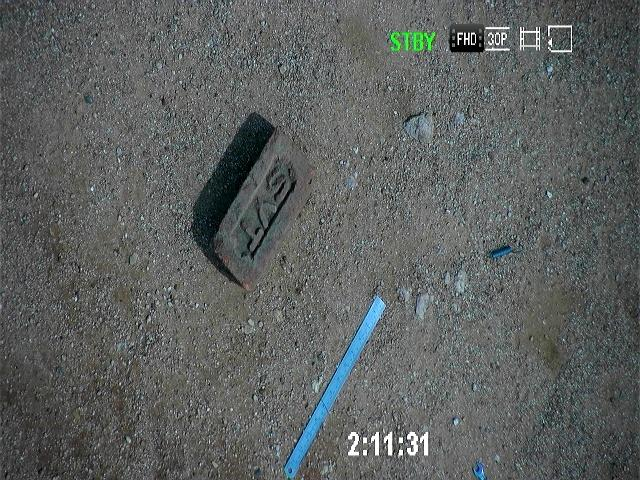
#> input picture with2.jpg, 640 x 480 px
$ jupyter execute image_registration.ipynb
#> lines starting #> are read from the running program, lines starting #| are printed output that depends on the picture; after the words box and inside, x2 and y2 are one past the last pixel; in counts of white or black regions, pixels touching at a corner belong together
[cell 1]
import cv2
import numpy as np

[cell 2]
# Open the image files.
img1_color = cv2.imread("with2.jpg")  # Image to be aligned.
#> img1_color is the input picture: shape (480, 640, 3); mean B, G, R 95.7, 96.7, 92.8
img2_color = cv2.imread("without.jpeg")    # Reference image.
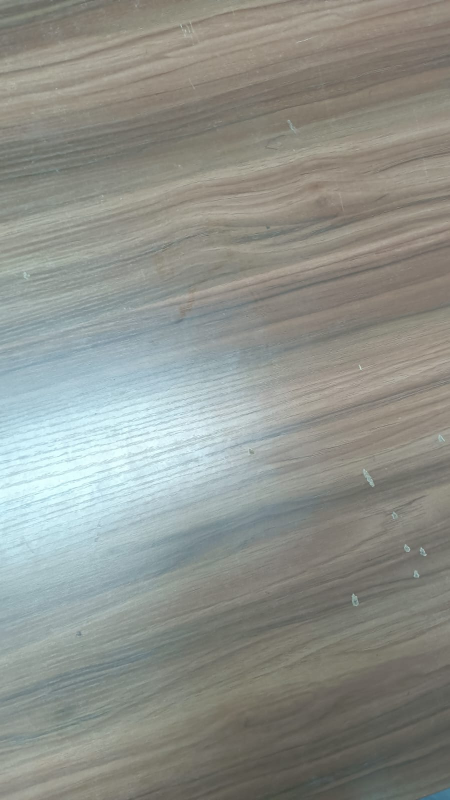
#> input picture without.jpeg, 900 x 1600 px (shown at 1/2 size)
#> img2_color is the input picture: shape (1600, 900, 3); mean B, G, R 139, 145.3, 142.3

# Convert to grayscale.
img1 = cv2.cvtColor(img1_color, cv2.COLOR_BGR2GRAY)
img2 = cv2.cvtColor(img2_color, cv2.COLOR_BGR2GRAY)
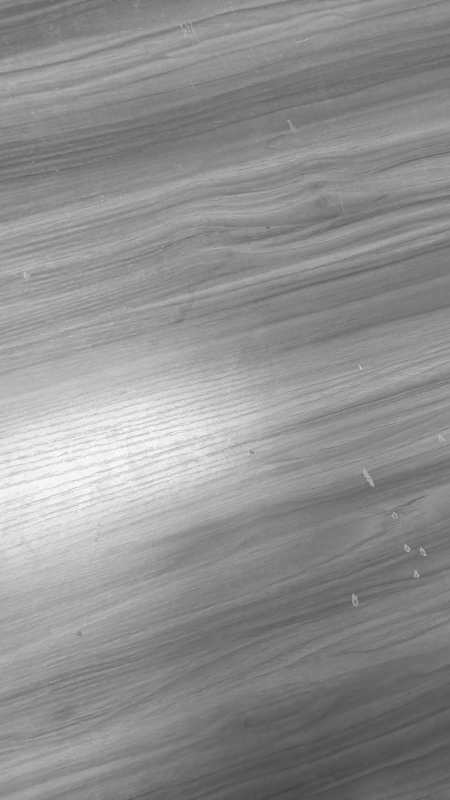
#> img2: shape (1600, 900) (shown at 1/2 size); min 66, max 250, mean 143.7
height, width = img2.shape
#> height = 1600; width = 900

[cell 3]
# Create ORB detector with 5000 features.
orb_detector = cv2.ORB_create(5000)

# Find keypoints and descriptors.
# The first arg is the image, second arg is the mask
#  (which is not required in this case).
kp1, d1 = orb_detector.detectAndCompute(img1, None)
#> kp1 = 3996 keypoints; strongest (x, y, size): (460, 36, 31), (460, 38, 31), (467, 41, 31), (466, 35, 31)
kp2, d2 = orb_detector.detectAndCompute(img2, None)
#> kp2 = 774 keypoints; strongest (x, y, size): (851, 1109, 31), (721, 737, 31), (849, 1111, 31), (706, 1188, 31)

# Match features between the two images.
# We create a Brute Force matcher with
# Hamming distance as measurement mode.
matcher = cv2.BFMatcher(cv2.NORM_HAMMING, crossCheck = True)

# Match the two sets of descriptors.
matches = list(matcher.match(d1, d2))
#> matches = 416 matches

print(len(matches))
#| 416

# Sort matches on the basis of their Hamming distance.
matches.sort(key = lambda x: x.distance)

# Take the top 90 % matches forward.
matches = matches[:int(len(matches)*0.93)]
#> matches = 386 matches
no_of_matches = len(matches)
#> no_of_matches = 386

[cell 4]
# Define empty matrices of shape no_of_matches * 2.
p1 = np.zeros((no_of_matches, 2))
p2 = np.zeros((no_of_matches, 2))

for i in range(len(matches)):
  p1[i, :] = kp1[matches[i].queryIdx].pt
  p2[i, :] = kp2[matches[i].trainIdx].pt
#> after the loop, p1 = 386 pairs, first value 52 to 591.8, second value 31 to 448; p2 = 386 pairs, first value 32 to 851, second value 45 to 1269

# Find the homography matrix.
homography, mask = cv2.findHomography(p1, p2, cv2.RANSAC)
#> homography = [[-2.17, -1.6, 790.2], [-2.83, -2.07, 1027.2], [-0.00275, -0.00202, 1]]; mask = 386 values, max 1 at index 33, min 0 at index 0, mean 0.0233

[cell 5]
# Use this matrix to transform the
# colored image wrt the reference image.
transformed_img = cv2.warpPerspective(img1_color,
                    homography, (width, height))
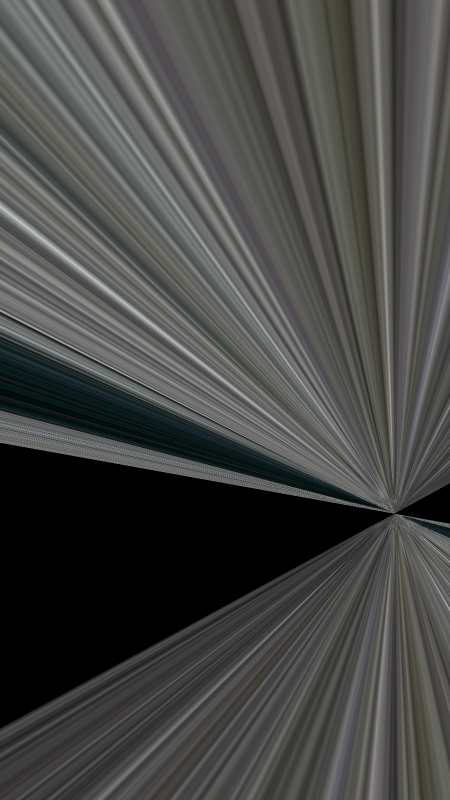
#> transformed_img: shape (1600, 900, 3) (shown at 1/2 size); mean B, G, R 68.8, 70.8, 70.2

[cell 6]
cv2.imwrite('with_cmp.jpg', transformed_img)
#> Out = True

[cell 7]
gray_img = cv2.cvtColor(transformed_img, cv2.COLOR_BGR2GRAY)
# Save the output.

[cell 8]
mask = (gray_img > 0).astype(np.uint8) * 255
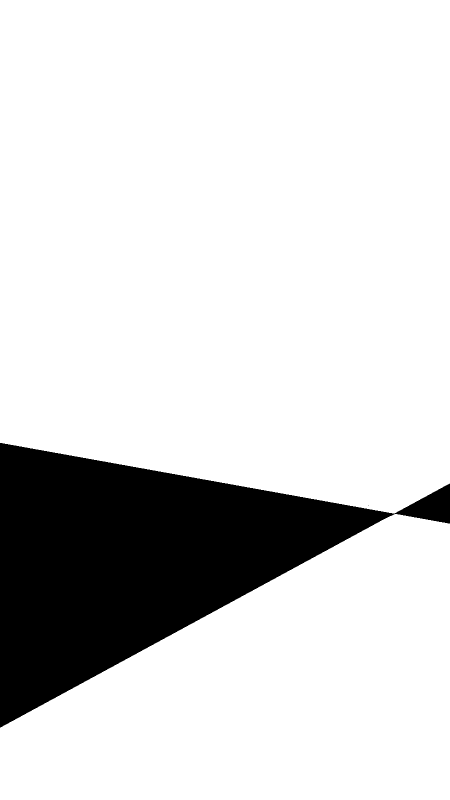
#> mask: shape (1600, 900) (shown at 1/2 size); 84.1% white; 2 black regions (1 under 20 px), largest, box (x1, y1, x2, y2) and area: (0, 886, 900, 1455) 229163
print(mask)
#> (printed output is left out)

[cell 9]
masked_orig = cv2.bitwise_and(img2_color, img2_color, mask=mask)
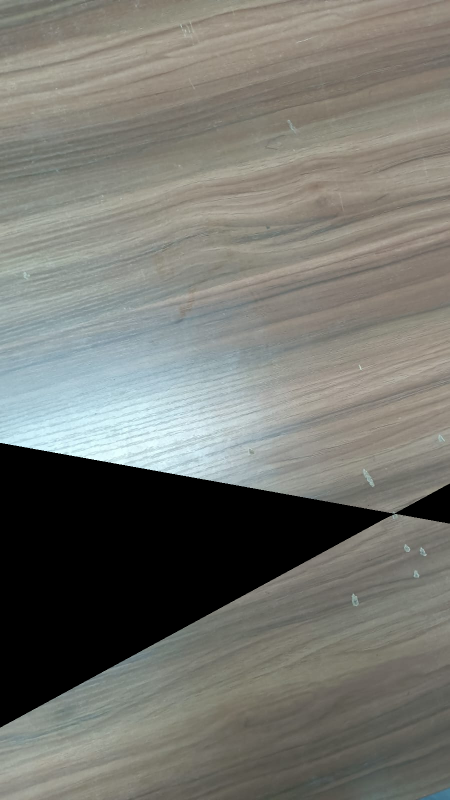
#> masked_orig: shape (1600, 900, 3) (shown at 1/2 size); mean B, G, R 111.3, 117.6, 117.2

[cell 10]
cv2.imwrite('without_cmp.jpg', masked_orig)
#> Out = True

[cell 11]
print(len(matches))
#| 386
